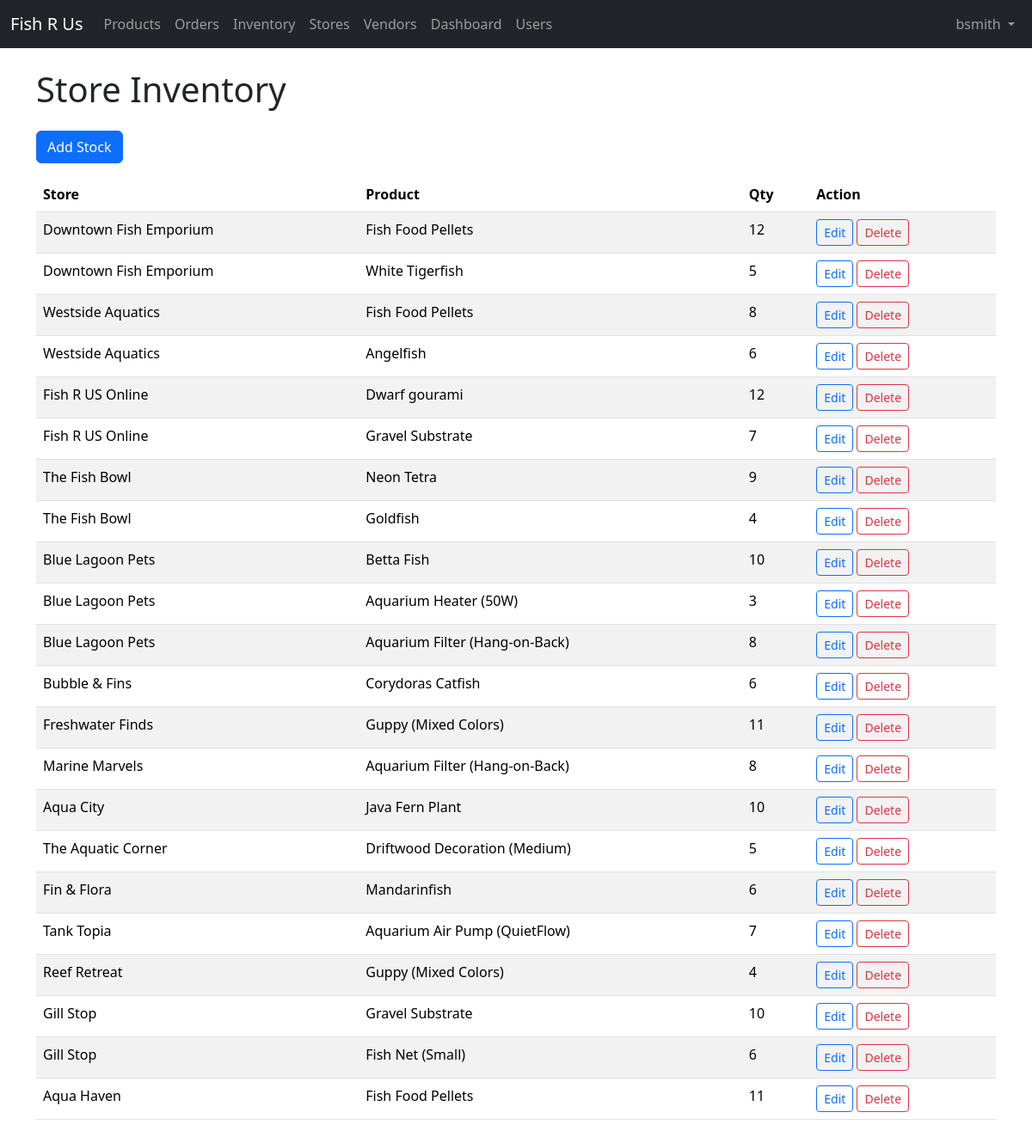
Page /src:php:/inventory.php (signed in) on the committed database.
### tables this page shows
CREATE TABLE `store_inventory` (
  `store_id` int NOT NULL,
  `product_id` int NOT NULL,
  `quantity` int DEFAULT '0'
);

CREATE TABLE `stores` (
  `id` int NOT NULL,
  `name` varchar(100) NOT NULL,
  `address` varchar(255) DEFAULT NULL,
  `is_online` tinyint(1) DEFAULT '0'
);

CREATE TABLE `products` (
  `id` int NOT NULL,
  `name` varchar(100) NOT NULL,
  `description` text,
  `price` decimal(10,2) NOT NULL,
  `category_id` int DEFAULT NULL,
  `image_url` varchar(255) DEFAULT NULL
);

### src:php:/inventory.php (the view, shortened to what this page needs)
<?php
include 'db.php';
$role = $_SESSION['role'] ?? '';
include 'navbar.php';
$inventory = $pdo->query("SELECT i.*, s.name as store, p.name as product
                          FROM store_inventory i
                          JOIN stores s ON i.store_id = s.id
                          JOIN products p ON i.product_id = p.id")
                 ->fetchAll(PDO::FETCH_ASSOC);
?>
<!DOCTYPE html><html lang="en"><head>
<link href="https://cdn.jsdelivr.net/npm/bootstrap@5.3.3/dist/css/bootstrap.min.css" rel="stylesheet">
</head><body><div class="container py-4">
<h1 class="mb-4">Store Inventory</h1>
<?php if (in_array($role, ['admin', 'employee'])): ?>
<button class="btn btn-primary mb-3" data-bs-toggle="collapse" data-bs-target="#addInv">Add Stock</button>
<table class="table table-striped">
<thead>
  <tr>
    <th>Store</th>
    <th>Product</th>
    <th>Qty</th>
    <?php if (in_array($role, ['admin', 'employee'])): ?>
      <th>Action</th>
    <?php endif; ?>
  </tr>
</thead>
<tbody>
<?php foreach($inventory as $row): ?>
<tr>
  <td><?= htmlspecialchars($row['store']) ?></td>
  <td><?= htmlspecialchars($row['product']) ?></td>
  <td><?= $row['quantity'] ?></td>
<?php if (in_array($role, ['admin', 'employee'])): ?>
    <td>
     <a href="inventory.php?action=edit&store_id=<?= $row['store_id'] ?>&product_id=<?= $row['product_id'] ?>" class="btn btn-sm btn-outline-primary">Edit</a>
     <a href="inventory.php?action=delete&store_id=<?= $row['store_id'] ?>&product_id=<?= $row['product_id'] ?>" class="btn btn-sm btn-outline-danger" onclick="return confirm('Remove item?');">Delete</a>
    </td>
  <?php endif; ?>
</tr>
<?php endforeach; ?>
</tbody>
</table>
<?php endif; ?>
</div>
</body>
</html>

### rows in the picture
store_inventory: store.name "Downtown Fish Emporium", product.name "Fish Food Pellets", quantity "12"
store_inventory: store.name "Downtown Fish Emporium", product.name "White Tigerfish", quantity "5"
store_inventory: store.name "Westside Aquatics", product.name "Fish Food Pellets", quantity "8"
store_inventory: store.name "Westside Aquatics", product.name "Angelfish", quantity "6"
store_inventory: store.name "Fish R US Online", product.name "Dwarf gourami", quantity "12"
store_inventory: store.name "Fish R US Online", product.name "Gravel Substrate", quantity "7"
store_inventory: store.name "The Fish Bowl", product.name "Neon Tetra", quantity "9"
store_inventory: store.name "The Fish Bowl", product.name "Goldfish", quantity "4"
store_inventory: store.name "Blue Lagoon Pets", product.name "Betta Fish", quantity "10"
store_inventory: store.name "Blue Lagoon Pets", product.name "Aquarium Heater (50W)", quantity "3"
store_inventory: store.name "Blue Lagoon Pets", product.name "Aquarium Filter (Hang-on-Back)", quantity "8"
store_inventory: store.name "Bubble & Fins", product.name "Corydoras Catfish", quantity "6"
store_inventory: store.name "Freshwater Finds", product.name "Guppy (Mixed Colors)", quantity "11"
store_inventory: store.name "Marine Marvels", product.name "Aquarium Filter (Hang-on-Back)", quantity "8"
store_inventory: store.name "Aqua City", product.name "Java Fern Plant", quantity "10"
store_inventory: store.name "The Aquatic Corner", product.name "Driftwood Decoration (Medium)", quantity "5"
store_inventory: store.name "Fin & Flora", product.name "Mandarinfish", quantity "6"
store_inventory: store.name "Tank Topia", product.name "Aquarium Air Pump (QuietFlow)", quantity "7"
store_inventory: store.name "Reef Retreat", product.name "Guppy (Mixed Colors)", quantity "4"
store_inventory: store.name "Gill Stop", product.name "Gravel Substrate", quantity "10"
store_inventory: store.name "Gill Stop", product.name "Fish Net (Small)", quantity "6"
store_inventory: store.name "Aqua Haven", product.name "Fish Food Pellets", quantity "11"

### other values in the picture
$_SESSION['username'] "bsmith"
